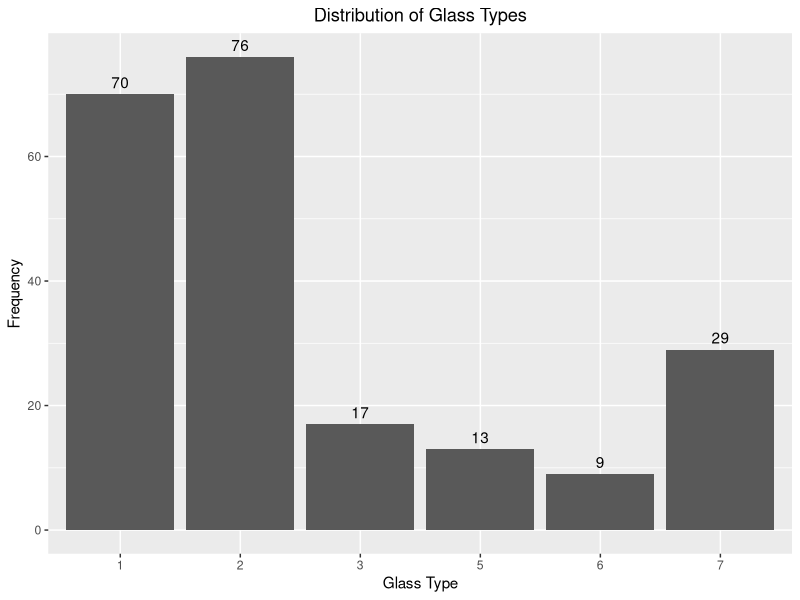
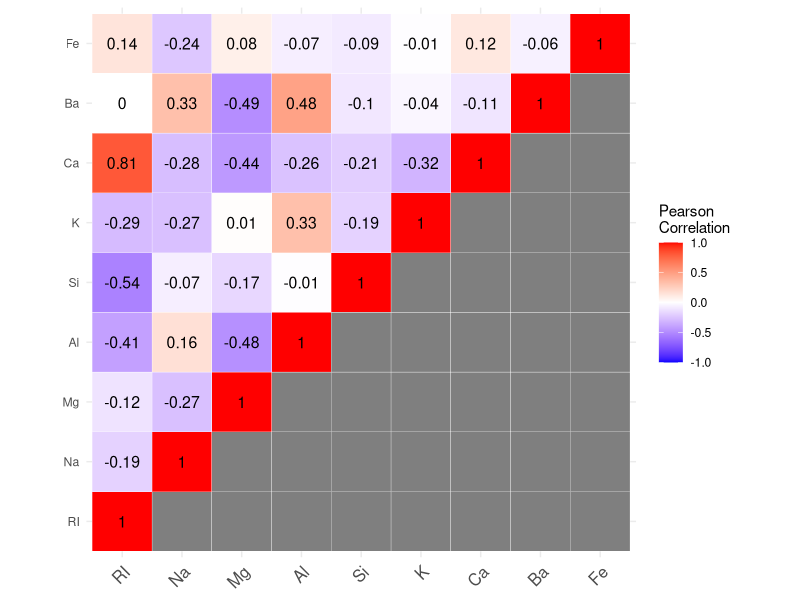
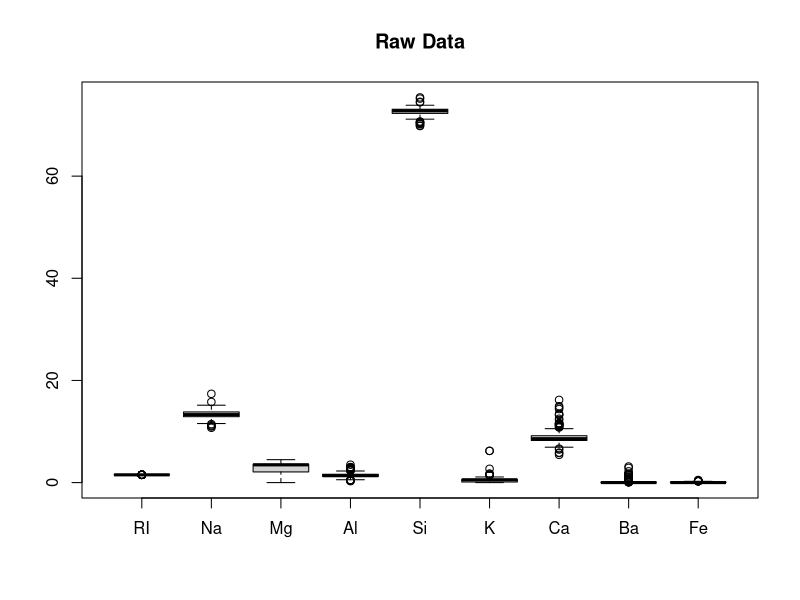
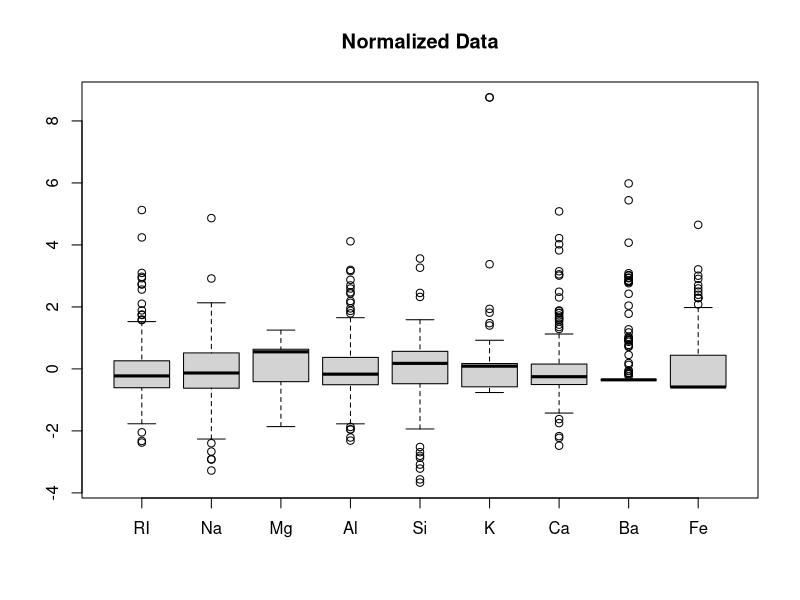
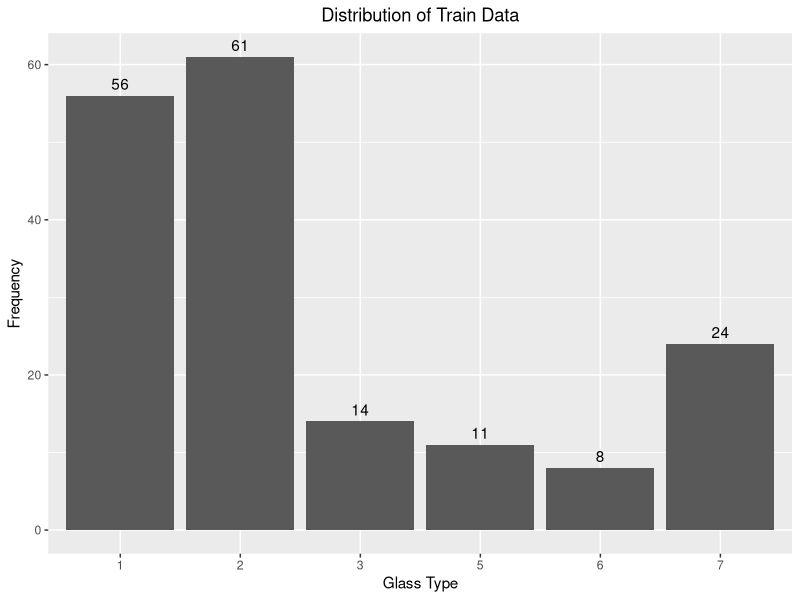
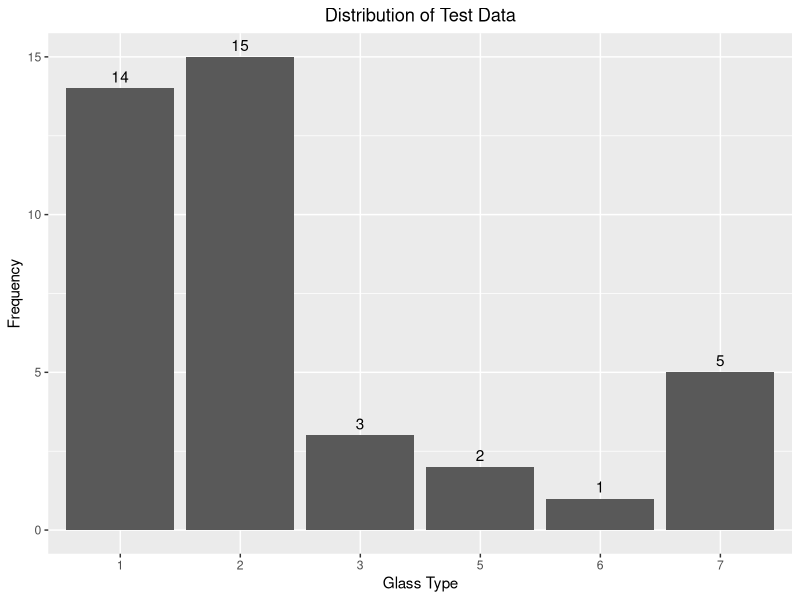
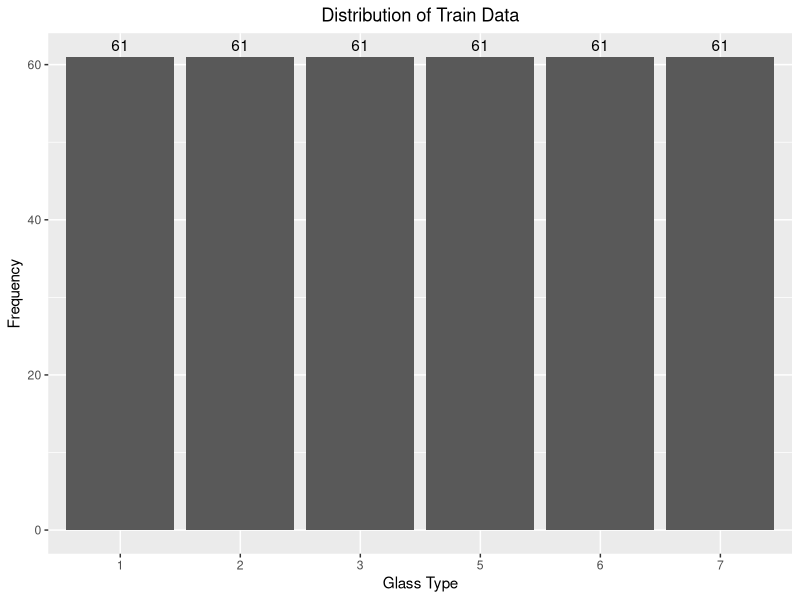
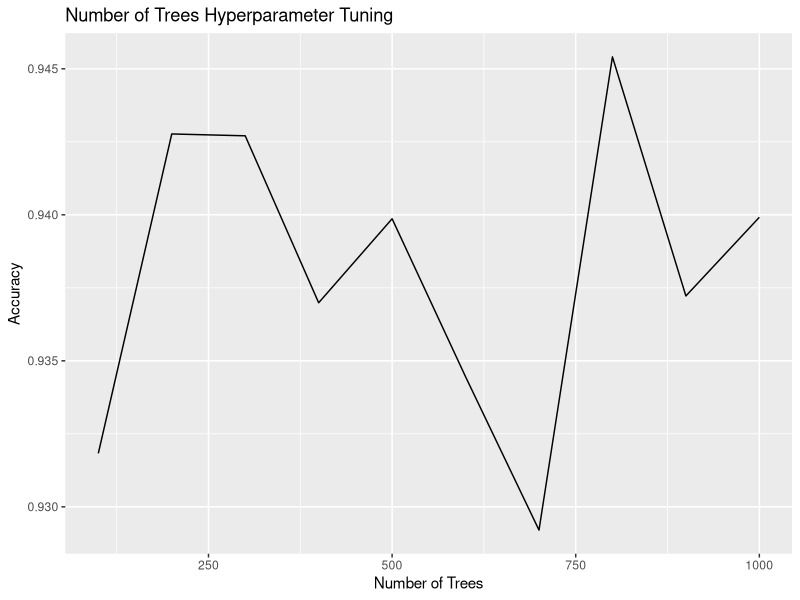

Write R code to recreate these figures, in order.
# Install packages and dependencies if not already installed
packages <- c("caret", "dplyr", "mlbench", "reshape2")

for (pkg in packages) {
  if (!(pkg %in% rownames(installed.packages()))){
    install.packages(pkg, dependencies=TRUE)
    print(paste("Installing package ", pkg))
  }
  if (!(pkg %in% rownames(.packages()))) {
    print(paste("Loading package", pkg))
    library(pkg, character.only = TRUE)
  }
}

# Check NA values
check_na_inf_presence <- function(dataframe) {
  any_na_infinite = apply(dataframe, 2, function(x) any(is.na(x) | is.infinite(x)))
  # Will return TRUE if there is any na or inf value, FALSE otherwisse
  return(any(any_na_infinite))
}

###### DECLARE FUNCTIONS ######

plot_data_distribution <- function(data_df, y_col_name, main_title, x_label, y_label, filename=NULL){
  plot <- ggplot(data.frame(data_df[[y_col_name]]), aes(x=data_df[[y_col_name]])) +
    geom_bar() + 
    geom_text(stat='count', aes(label=..count..), vjust=-0.5)  +
    labs(x=x_label, y=y_label) + 
    ggtitle(main_title) + 
    theme(plot.title = element_text(hjust = 0.5))
  
  print(plot)
  
  if (!is.null(filename)) {
    dev.copy(png, filename, width=6, height=6, units="in",res=500)
    dev.off()
  }
}

# Plot confusion matrix function
plot_confusion_matrix <- function(confusion_matrix, filename=NULL) {
  confusion_matrix_df <- data.frame(confusion_matrix['table'])
  # Reverse Y-axis classes (Desc Top to Bottom)
  confusion_matrix_df <- confusion_matrix_df %>%
    mutate(x = factor(table.Reference),
           y = factor(table.Prediction, levels=rev(unique(table.Prediction)))) 
  
  plot <- ggplot(confusion_matrix_df, aes(x=x, y=y, fill=table.Freq)) +
    geom_tile(color="black") + theme_bw() + coord_equal() +
    scale_fill_distiller(palette="Greens", direction=1) +
    guides(fill=F) + # Remove legend
    labs(title="Confusion Matrix", x="Actual", y="Predicted") + 
    geom_text(aes(label=table.Freq), color="black")
  
  print(plot)
  
  if (!is.null(filename)) {
    dev.copy(png, filename, width=6, height=6, units="in",res=500)
    dev.off()
  }
}

# Plot function for feature correlation heatmap
plot_feature_correlation_heatmap <- function(data_df, filename=NULL) {
  corr_matrix <- round(cor(data_df[, -ncol(data_df)]),2)
  
  # Get only upper-triangular values
  corr_matrix[upper.tri(corr_matrix)] <- NA
  melted_corr_matrix <- melt(corr_matrix)
  
  plot <- ggplot(data = melted_corr_matrix, aes(Var2, Var1, fill = value))+
    geom_tile(color = "white")+
    scale_fill_gradient2(low = "blue", high = "red", mid = "white", 
                         midpoint = 0, limit = c(-1,1), space = "Lab", 
                         name="Pearson\nCorrelation") +
    theme_minimal()+ 
    theme(axis.text.x = element_text(angle = 45, vjust = 1, 
                                     size = 12, hjust = 1))+
    coord_fixed() + 
    geom_text(aes(Var2, Var1, label = value), color = "black", size = 4) +
    theme(
      axis.title.x = element_blank(),
      axis.title.y = element_blank())
  
  print(plot)
  
  if (!is.null(filename)) {
    dev.copy(png, filename, width=6, height=6, units="in",res=500)
    dev.off()
  }
}

plot_boxplot <- function(data_df, title, filename=NULL){
  boxplot(data_df, main=title)

  if (!is.null(filename)) {
    dev.copy(png, filename, width=6, height=6, units="in",res=500)
    dev.off()
  }
}

argmax <- function(vector){
  max <- NULL
  indices <- 1:length(vector)
  max_idx <- NULL
  for (i in indices) {
    val <- vector[i]
    if ((is.null(max)) || (val > max)) {
      max_idx <- i
      max <- val
    }
  }
  return(max_idx)
}

plot_tree_tuning <- function(results, num_trees, filename=NULL){
  tune_trees_df <- data.frame(Num_trees=num_trees, Accuracy=results)
  plot <- ggplot(tune_trees_df, aes(x=Num_trees, y=Accuracy)) + 
    geom_line() +
    labs(title="Number of Trees Hyperparameter Tuning", x="Number of Trees", y="Accuracy")
  
  print(plot)
  
  if (!is.null(filename)) {
    dev.copy(png, filename, width=6, height=6, units="in",res=500)
    dev.off()
  }
}

tune_num_trees <- function(min_trees, max_trees) {
  results <- c()
  models <- c()
  num_trees <- seq(min_trees, max_trees, by=100)
  
  for (i in num_trees) {
    model_rf <- train(Type~., data=train_df, method='rf', metric='Accuracy', ntree=i, trControl=trainCtrl)
    models <- append(models, model_rf)
    results <- append(results, max(model_rf$results$Accuracy))
  }
  
  best_idx <- argmax(results)
  best_num_trees <- num_trees[best_idx]
  best_model <- models[best_idx]
  output <- list("bestModel"=best_model, "bestNumTrees"=best_num_trees, "accuracies"=results)
  return(output)
}

#######

# Set random seed for replicability
set.seed(54321)

# Load data
data(Glass)
data_df <- Glass
y_col_name <- 'Type'

if(check_na_inf_presence(data_df)){
  # If there is na or inf values, remove
  print("NA or INF values detected. Cleaning rows...")
  data_df = na.omit(data_df)
}

data_dims <- dim(data_df)
num_rows <- data_dims[1]
num_features <- data_dims[2]

sprintf("There are %s examples and %s features", data_dims[1], data_dims[2]-1)
levels(data_df[[y_col_name]])

# Look at the structure of data
head(data_df)
str(data_df)
summary(data_df)


# Plot data y-label distribution to observe data imbalance
plot_data_distribution(data_df, y_col_name, "Distribution of Glass Types", "Glass Type", "Frequency", "dataset_glass_type_distr.png")

# Plot feature correlation
plot_feature_correlation_heatmap(data_df, "correlation_heatmap.png")


# Plot Boxplot
plot_boxplot(data_df[, -ncol(data_df)], "Raw Data", "raw_data_distribution.png")
summary(data_df)

# Normalize data
data_df_scaler <- preProcess(data_df, method = c("center","scale"))
data_df_scaled <-predict(data_df_scaler, data_df)
plot_boxplot(data_df_scaled[, -ncol(data_df)], "Normalized Data", "normalized_data.png")
summary(data_df_scaled)

# Train-test split
sample_idx <- createDataPartition(y=data_df_scaled[[y_col_name]], p=0.8, list=FALSE)

#Create Training  and Testing Sets
train_df <- data_df_scaled[sample_idx,]
test_df <- data_df_scaled[-sample_idx,]


# Class distribution of train and test
plot_data_distribution(train_df, y_col_name, "Distribution of Train Data", "Glass Type", "Frequency", "train_data_class_distribution.png")
plot_data_distribution(test_df, y_col_name, "Distribution of Test Data", "Glass Type", "Frequency", "test_data_class_distribution.png")

train_df <- upSample(x = train_df[, -ncol(train_df)],
                     y = train_df[[y_col_name]])
colnames(train_df)[colnames(train_df)== 'Class'] <- y_col_name

# Class distribution train after upsampling
plot_data_distribution(train_df, y_col_name, "Distribution of Train Data", "Glass Type", "Frequency", "train_data_class_distribution_upsampled.png")

# Fit model with 10 Cross-Validation
trainCtrl <- trainControl(method="cv", number=10)

# Train model
# Tune number of trees
tuning_result <- tune_num_trees(100, 1000)
plot_tree_tuning(tuning_result$accuracies, seq(100, 1000, by=100), "tree_tuning.png")

model_rf <- train(Type~., data=train_df, method='rf', metric='Accuracy', ntree=tuning_result$bestNumTrees, trControl=trainCtrl)
#Predict new data with model fitted
predictions <- predict(model_rf, newdata=test_df)

#Shows Confusion Matrix and performance metrics
confusion_matrix <- confusionMatrix(data=predictions, reference =test_df[[y_col_name]])

plot_confusion_matrix(confusion_matrix, "confusion_matrix_feats.png")

# Plot feature importance
var_imp <- varImp(model_rf)
png(filename="feature_importance.png")
plot(var_imp)
dev.off()


